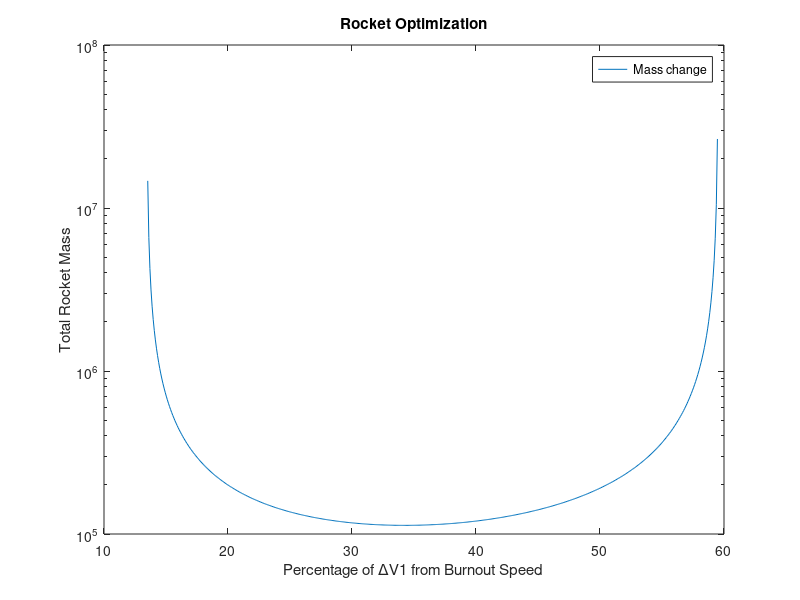

Write the MATLAB code that produced this figure.
clear,clc

%Design a 2-stage rocket, with core booster and inertial upper stage (IUS), to boost a satellite system (consisting
%of rocket motor, structure, propellant, guidance, and payload) with a total mass of 1800 kg into a geostationary
%transfer orbit (GTO)

%% Variables
re = 6378; % Radius of Earth in km
g = 9.81*(10^-3); % Acceleration due to gravity in km/sec
mu = 3.986*10^5; 
nu = 20; % True anomaly angle
launch = 28.5; % Cape Kennedy geodetic latitude
sday = 86164.09054; % Number of seconds GEO orbit satellites go around Earth 
m_sat = 1800; % Total mass of the satellite system
rp_alt = 80; % Perigee altitude
ra_alt = 35786; % Apogee altitude
epsilon_1 = 0.10; % First stage structure ratio
Isp_1 = 300; 
epsilon_2 = 0.11; % Second stage structure ratio
Isp_2 = 455;
epsilon_3 = 0.16; % Third stage structure ratio
Isp_3 = 275;
v_penalty = 1.6; % Velocity penalty 

%% Calculations

V_ex1 = Isp_1*g;
V_ex2 = Isp_2*g;
V_ex3 = Isp_3*g;
rp = rp_alt+re;
ra = ra_alt+re;
e = (ra-rp)/(ra+rp); 
a = (ra+rp)/2;
p = a*(1-(e^2));
r = p/(1+(e*(cosd(nu))));
v = sqrt(((2*(mu))/r)-((mu)/a)); 
av_earth = (2*pi)/sday;
vequator = av_earth*6378;
v_c = vequator*cosd(launch);
v_bo = v + v_penalty - v_c;

%% Optimization loop

i = 1;
for x = 0:0.01:v_bo
    delta_v1(i)=x;
    delta_v2(i)=v_bo-x;

    pi_1(i)=((exp(-delta_v1(i)/V_ex1))-epsilon_1)/(1-epsilon_1);
    pi_2(i)=((exp(-delta_v2(i)/V_ex2))-epsilon_2)/(1-epsilon_2);

    if pi_1(i)>0 && pi_2(i)>0
        m02(i) = m_sat/pi_2(i);
        m01(i) = m02(i)/pi_1(i);
        i = i+1;
    end
end

[min_m01, index] = min(m01); 
min_m02 = m02(index);

%%
ms1 = epsilon_1*(min_m01-min_m02);
mp1 = (min_m01-min_m02)-ms1;
pi1min = min_m02/min_m01;
delta_v1min = -V_ex1*log(epsilon_1+((1-epsilon_1)*pi1min));

ms2 = (min_m02-m_sat)*epsilon_2;
mp2 = (min_m02-m_sat)-ms2;
pi2min = m_sat/min_m02;
delta_v2min = v_bo - delta_v1min;

v_apogee = sqrt(((2*(mu))/ra)-((mu)/a));
vc = sqrt((mu)/ra);
delta_v3 = sqrt(((v_apogee^2)+(vc^2))-(2*v_apogee*vc*(cosd(launch))));

pi3 = ((exp(-delta_v3/V_ex3))-epsilon_3)/(1-epsilon_3); 
mstar = m_sat*pi3;
ms3 = epsilon_3*(m_sat-mstar);
mp3 = m_sat-(mstar+ms3);


%%  Results

fprintf('----------------------------------------------------------------\n')
fprintf('-----------------Rocket Optimization--------------------\n')
fprintf('First Stage Properties:\n')
fprintf('Total Mass = %g\n', min_m01)
fprintf('Structure Mass = %g\n', ms1)
fprintf('Propellant Mass = %g\n', mp1)
fprintf('Payload Ratio = %g\n', pi1min)
fprintf('Structure Ratio = %g\n', epsilon_1)
fprintf('Velocity Change = %g\n', delta_v1min)
fprintf('----------------------------------------------------------------\n')
fprintf('Second Stage Properties:\n')
fprintf('Total Mass = %g\n', min_m02)
fprintf('Structure Mass = %g\n', ms2)
fprintf('Propellant Mass = %g\n', mp2)
fprintf('Payload Ratio = %g\n', pi2min)
fprintf('Structure Ratio = %g\n', epsilon_2)
fprintf('Velocity Change = %g\n', delta_v2min)
fprintf('----------------------------------------------------------------\n')
fprintf('Third Stage Properties:\n')
fprintf('Total Mass = %g\n', m_sat)
fprintf('Structure Mass = %g\n', ms3)
fprintf('Propellant Mass = %g', mp3)
fprintf('Payload Mass = %g\n', mstar)
fprintf('Payload Ratio = %g\n', pi3)
fprintf('Structure Ratio = %g\n', epsilon_3)
fprintf('Velocity Change = %g\n', delta_v3)

%% Graph

figure(1)
semilogy((delta_v1(1:length(delta_v1)-1)/v_bo)*100,m01)
title('Rocket Optimization')
legend('Mass change')
xlabel('Percentage of \DeltaV1 from Burnout Speed')
ylabel('Total Rocket Mass')